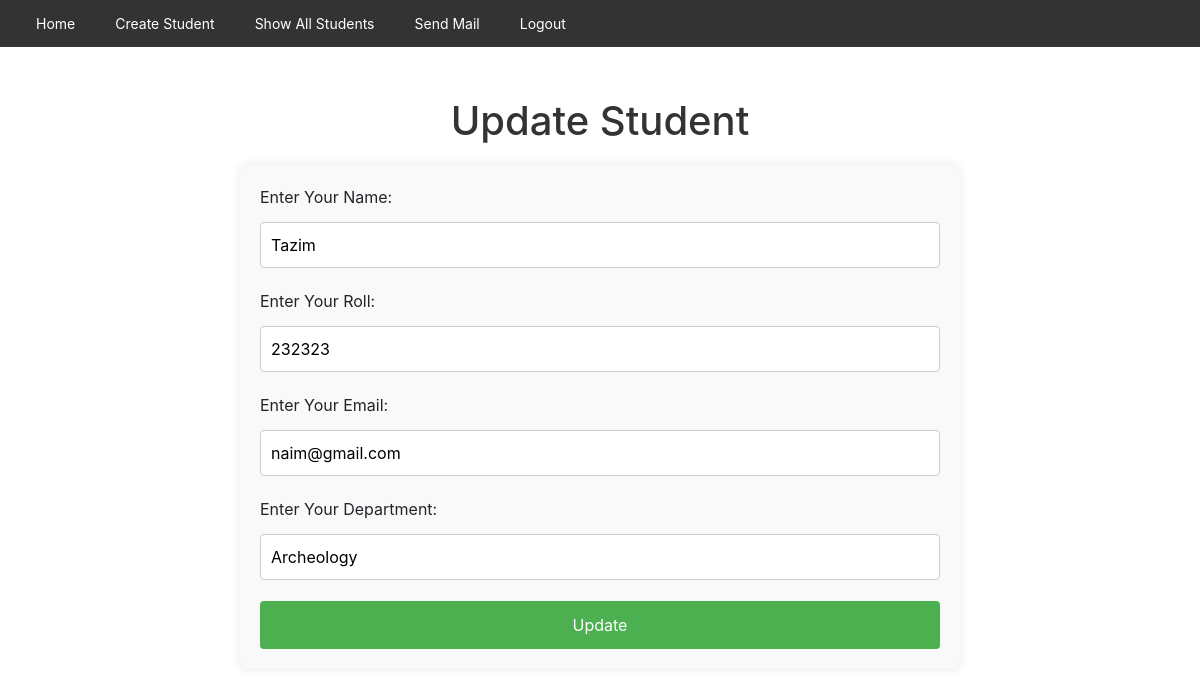
The app's page /updateStudent/43/ (signed in) with its own data.
### FormApp/models.py (models this page shows, shortened)
class Student(models.Model):
    name = models.CharField(max_length=100)
    roll = models.CharField(max_length=20, null=True, validators=[validate_roll])
    email = models.EmailField(max_length=100, null=True)
    department = models.CharField(max_length=20, null=True)

### FormApp/views.py (the view)
# urls.py: path('updateStudent/<int:student_id>/', views.updateStudent, name='updateStudent'),
@login_required
def updateStudent(request, student_id):
    student = get_object_or_404(Student, id=student_id)
    if request.method == "POST":
        form = StudentModelForm(request.POST, instance=student)
        if form.is_valid():
            form.save()
            return redirect("showAllStudents")
        else:
            print("Form errors:", form.errors)  # Print the errors here
    else:
        form  = StudentModelForm(instance=student)  # Pass the instance for initial values
    context = {
        "form":form,
        "student":student
    }
    return render(request, 'FormApp/updateStudent.html',context)

### FormApp/forms.py
class StudentModelForm(forms.ModelForm):
    class Meta:
        model = Student
        fields = ['name','roll','email','department']
        labels = {
            'name': 'Enter Your Name',
            'roll': 'Enter Your Roll',
            'email': 'Enter Your Email',
            'department': 'Enter Your Department',
        }
        widgets = {
            'name': forms.TextInput(attrs={'placeholder': 'Enter your full name'}),
            'roll': forms.TextInput(attrs={'placeholder': 'Enter your roll number'}),  # Using TextInput for CharField
            'email': forms.EmailInput(attrs={'placeholder': 'Enter your email address'}),
            'department': forms.TextInput(attrs={'placeholder': 'Enter your department'}),
        }

### FormApp/templates/FormApp/updateStudent.html (shortened to what this page needs)
{% extends 'FormApp/navigationBar.html' %}
{% block content %}
 {% load static %}
<link rel="stylesheet" href="{% static 'FormApp/css/createStudent.css' %}">
<h1>Update Student</h1>
<div class="main">
    <form method="POST">
        {{ form.as_p }}
        <input type="submit" value="Update">
    </form>
</div>
{% endblock %}

### FormApp/static/FormApp/css/navigation.css (style rules this page uses)
body { font-family: Arial, sans-serif; margin: 0; padding: 0; }

### FormApp/static/FormApp/css/createStudent.css (style rules this page uses)
.main { width: 60%; margin: 0 auto; padding: 20px; background-color: #f9f9f9; border-radius: 8px; box-shadow: 0 0 10px rgba(0, 0, 0, 0.1); }
input[type="text"], input[type="email"], select { width: 100%; padding: 10px; margin: 5px 0; border: 1px solid #ccc; border-radius: 4px; box-sizing: border-box; }
input[type="submit"] { width: 100%; background-color: #4CAF50; color: white; padding: 12px 20px; border: none; border-radius: 4px; cursor: pointer; font-size: 16px; }
h1 { text-align: center; color: #333; margin-bottom: 20px; }

### records on screen
Student: name "Tazim", roll "232323", email "naim@gmail.com", department "Archeology"
